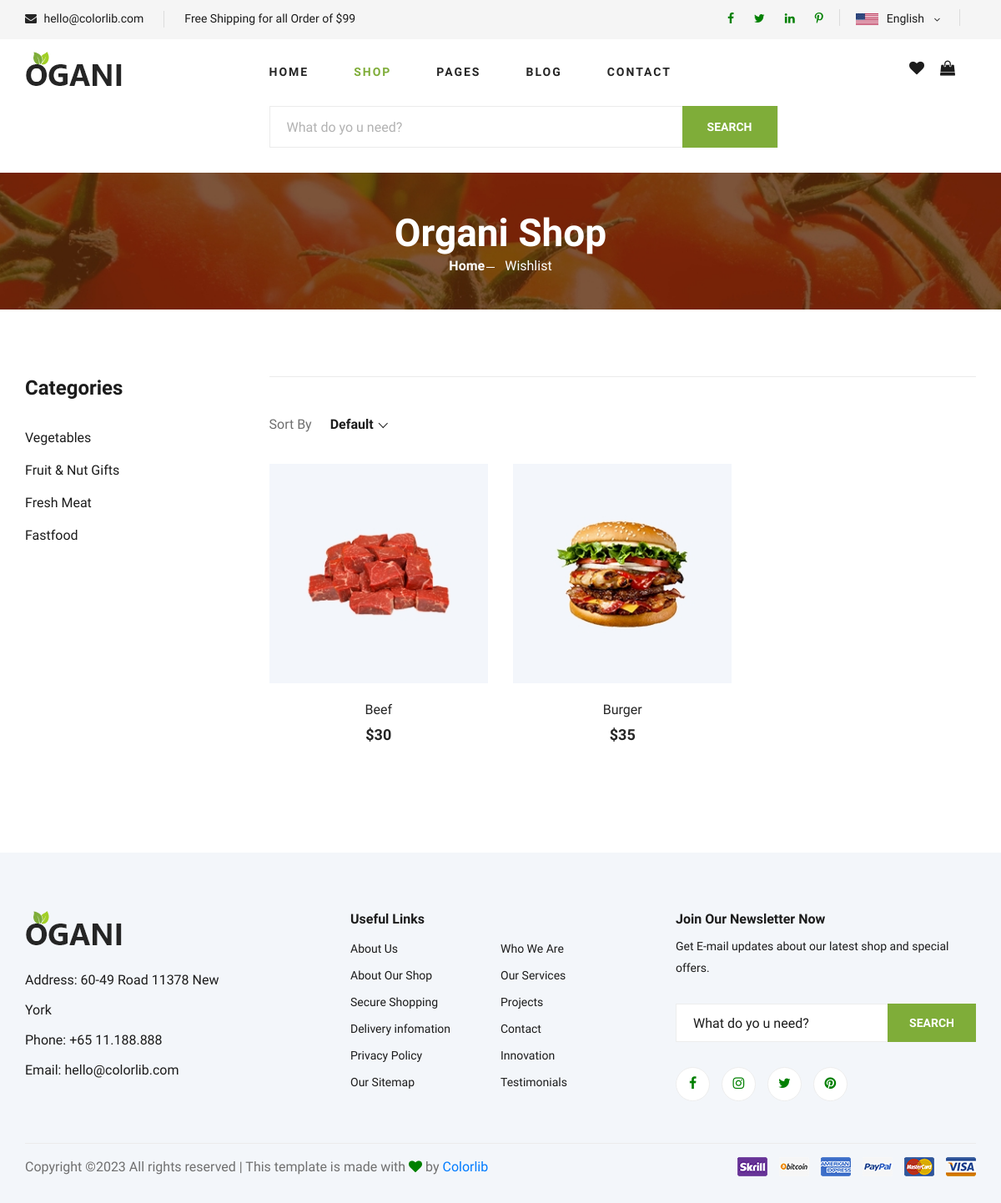
/wishlist (signed in), run on an earlier commit of the app's database.
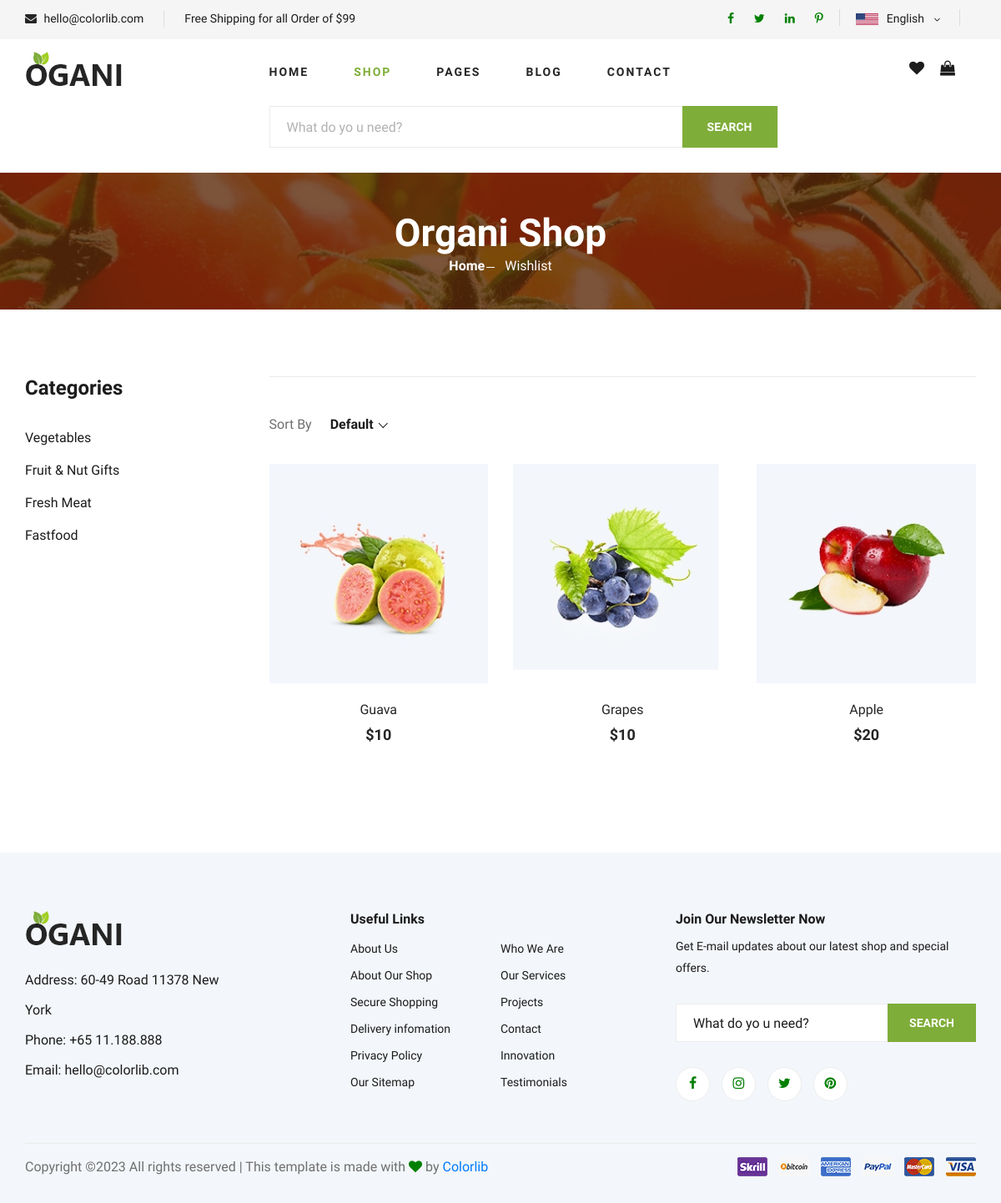
And on a later commit of the database.
### fresh/models.py (models this page shows, shortened)
class Category(models.Model):
    cname = models.CharField(max_length=100)
    category_image = models.ImageField(upload_to='media/', null=True)

class Wishlist(models.Model):
    user = models.ForeignKey(User, on_delete=models.CASCADE)
    products = models.ForeignKey(Product, on_delete=models.CASCADE)
    created_at = models.DateField(auto_now_add=True)

class Product(models.Model):
    pname = models.CharField(max_length=100)
    price = models.IntegerField()
    category = models.ForeignKey(Category, on_delete=models.CASCADE)
    image = models.ImageField(upload_to='media/', null=True)
    description = models.CharField(max_length=500, null=True)
    availability = models.CharField(max_length=100, null=True)
    quantity = models.CharField(max_length=10, null=True)
    created_at = models.DateField(auto_now_add=True, null=True)

### fresh/views.py (the view)
# urls.py: path('wishlist', views.wishlist, name='wishlist'),
def wishlist(request):
    wishlist_items = Wishlist.objects.filter(user=request.user)
    category_list = Category.objects.all()
    context = {'wishlist_items': wishlist_items, 'category_list': category_list}
    return render(request, "wishlist.html", context)

### templates/wishlist.html (shortened to what this page needs)
 {% load static %}
<!DOCTYPE html>
<html lang="zxx">
<head>
    <link rel="stylesheet" href="{% static 'css/bootstrap.min.css' %}" type="text/css">
    <link rel="stylesheet" href="{% static 'css/font-awesome.min.css' %}" type="text/css">
    <link rel="stylesheet" href="{% static 'css/elegant-icons.css' %}" type="text/css">
    <link rel="stylesheet" href="{% static 'css/nice-select.css' %}" type="text/css">
    <link rel="stylesheet" href="{% static 'css/jquery-ui.min.css' %}" type="text/css">
    <link rel="stylesheet" href="{% static 'css/owl.carousel.min.css' %}" type="text/css">
    <link rel="stylesheet" href="{% static 'css/slicknav.min.css' %}" type="text/css">
    <link rel="stylesheet" href="{% static 'css/style.css' %}" type="text/css">
</head>
<body>
    <header class="header">
        <div class="header__top">
            <div class="container">
                <div class="row">
                    <div class="col-lg-6">
                        <div class="header__top__left">
                            <ul>
                                <li><i class="fa fa-envelope"></i> hello@colorlib.com</li>
                                <li>Free Shipping for all Order of $99</li>
                            </ul>
                        </div>
                    </div>
                    <div class="col-lg-6">
                        <div class="header__top__right">
                            <div class="header__top__right__social">
                                <a href="#"><i class="fa fa-facebook"></i></a>
                                <a href="#"><i class="fa fa-twitter"></i></a>
                                <a href="#"><i class="fa fa-linkedin"></i></a>
                                <a href="#"><i class="fa fa-pinterest-p"></i></a>
                            </div>
                            <div class="header__top__right__language">
                                <img src="{% static 'img/language.png' %}" alt="">
                                <div>English</div>
                                <span class="arrow_carrot-down"></span>
                            </div>
                        </div>
                    </div>
                </div>
            </div>
        </div>
        <div class="container">
            <div class="row">
                <div class="col-lg-3">
                    <div class="header__logo">
                        <a href="/"><img src="{% static 'img/logo.png' %}" alt=""></a>
                    </div>
                </div>
                <div class="col-lg-6">
                    <nav class="header__menu">
                        <ul>
                            <li><a href="/">Home</a></li>
                            <li class="active"><a href="./shop">Shop</a></li>
                            <li><a href="#">Pages</a>
                            </li>
                            <li><a href="./blog">Blog</a></li>
                            <li><a href="./contact">Contact</a></li>
                        </ul>
                    </nav>
                </div>
                <div class="col-lg-3">
                    <div class="header__cart">
                        <ul>
                 <li><a href="/wishlist"><i class="fa fa-heart"></i></a></li>
                <li><a href="/cart_items"><i class="fa fa-shopping-bag"></i></a></li>
                        </ul>
                    </div>
                </div>
            </div>
        </div>
    </header>
    <section class="hero hero-normal">
        <div class="container">
            <div class="row">
                <div class="col-lg-3">
                </div>
                <div class="col-lg-9">
                    <div class="hero__search">
                        <div class="hero__search__form">
                            <form method="POST" action="{% url 'fresh:search_product' %}">
                                <input type="text" name="pname" placeholder="What do yo u need?">
                                <button type="submit" class="site-btn">SEARCH</button>
                            </form>
                        </div>
                    </div>
                </div>
            </div>
        </div>
    </section>
    <section class="breadcrumb-section set-bg" data-setbg="{% static 'img/breadcrumb.jpg' %}">
        <div class="container">
            <div class="row">
                <div class="col-lg-12 text-center">
                    <div class="breadcrumb__text">
                        <h2>Organi Shop</h2>
                        <div class="breadcrumb__option">
                            <a href="/">Home</a>
                            <span>Wishlist</span>
                        </div>
                    </div>
                </div>
            </div>
        </div>
    </section>
    <section class="product spad">
        <div class="container">
            <div class="row">
                <div class="col-lg-3 col-md-5">
                    <div class="sidebar">
                        <div class="sidebar__item">
                            <h4>Categories</h4>
                            <ul>
                             {% for category in category_list %}
                             <li><a href="{% url 'fresh:category' category.id %}">{{category.cname}}</a></li>
                             {% endfor %}
                        </ul>
                        </div>
                        <div class="sidebar__item">
                            <div class="latest-product__text">
                                <div class="latest-product__slider owl-carousel">
                                </div>
                            </div>
                        </div>
                    </div>
                </div>
                <div class="col-lg-9 col-md-7">
                    <div class="filter__item">
                        <div class="row">
                            <div class="col-lg-4 col-md-5">
                                <div class="filter__sort">
                                    <span>Sort By</span>
                                </div>
                            </div>
                        </div>
                    </div>
                    <div class="row">
                        {% for item in wishlist_items %}
                        <div class="col-lg-4 col-md-6 col-sm-6">
                            <div class="product__item">
                                <div class="product__item__pic set-bg">
                                    <img src="{{item.products.image.url}}" class="prod">
                                </div>
                                <div class="product__item__text">
                                    <h6><a href="{% url 'fresh:description' item.id %}">{{item.products.pname}}</a><br></h6>
                                    <h5>${{item.products.price}}</h5>
                                </div>
                            </div>
                        </div>
                        {% endfor %}
                </div>
            </div>
        </div>
    </section>
    <footer class="footer spad">
        <div class="container">
            <div class="row">
                <div class="col-lg-3 col-md-6 col-sm-6">
                    <div class="footer__about">
                        <div class="footer__about__logo">
                            <a href="/"><img src="{% static 'img/logo.png' %}" alt=""></a>
                        </div>
                        <ul>
                            <li>Address: 60-49 Road 11378 New York</li>
                            <li>Phone: +65 11.188.888</li>
                            <li>Email: hello@colorlib.com</li>
                        </ul>
                    </div>
                </div>
                <div class="col-lg-4 col-md-6 col-sm-6 offset-lg-1">
                    <div class="footer__widget">
                        <h6>Useful Links</h6>
                        <ul>
                            <li><a href="#">About Us</a></li>
                            <li><a href="#">About Our Shop</a></li>
                            <li><a href="#">Secure Shopping</a></li>
                            <li><a href="#">Delivery infomation</a></li>
                            <li><a href="#">Privacy Policy</a></li>
                            <li><a href="#">Our Sitemap</a></li>
                        </ul>
                        <ul>
                            <li><a href="#">Who We Are</a></li>
                            <li><a href="#">Our Services</a></li>
                            <li><a href="#">Projects</a></li>
                            <li><a href="#">Contact</a></li>
                            <li><a href="#">Innovation</a></li>
                            <li><a href="#">Testimonials</a></li>
                        </ul>
                    </div>
                </div>
                <div class="col-lg-4 col-md-12">
                    <div class="footer__widget">
                        <h6>Join Our Newsletter Now</h6>
                        <p>Get E-mail updates about our latest shop and special offers.</p>
                        <form method="POST" action="{% url 'fresh:search_product' %}">
                                <input type="text" name="pname" placeholder="What do yo u need?">
                                <button type="submit" class="site-btn">SEARCH</button>
                            </form>
                        <div class="footer__widget__social">
                            <a href="#"><i class="fa fa-facebook"></i></a>
                            <a href="#"><i class="fa fa-instagram"></i></a>
                            <a href="#"><i class="fa fa-twitter"></i></a>
                            <a href="#"><i class="fa fa-pinterest"></i></a>
                        </div>
                    </div>
                </div>
            </div>
            <div class="row">
                <div class="col-lg-12">
                    <div class="footer__copyright">
                        <div class="footer__copyright__text"><p>
  Copyright &copy;<script>document.write(new Date().getFullYear());</script> All rights reserved | This template is made with <i class="fa fa-heart" aria-hidden="true"></i> by <a href="https://colorlib.com" target="_blank">Colorlib</a>
  </p></div>
                        <div class="footer__copyright__payment"><img src="{% static 'img/payment-item.png' %}" alt=""></div>
                    </div>
                </div>
            </div>
        </div>
    </footer>
</body>
</html>

### templates/wishlist.html (style rules this page uses)
i { color:green }

What changed in the data, as far as the page shows it:
removed Wishlist: products.image (picture), products.pname "Beef", products.price "30"
removed Wishlist: products.image (picture), products.pname "Burger", products.price "35"
added Wishlist: products.image (picture), products.pname "Guava", products.price "10"
added Wishlist: products.image (picture), products.pname "Grapes", products.price "10"
added Wishlist: products.image (picture), products.pname "Apple", products.price "20"
